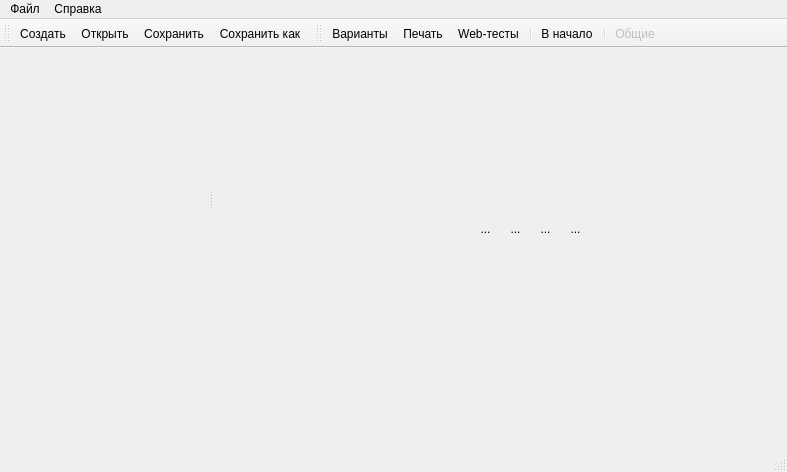
<?xml version="1.0" encoding="UTF-8"?>
<ui version="4.0">
 <class>MainWindow</class>
 <widget class="QMainWindow" name="MainWindow">
  <property name="geometry">
   <rect>
    <x>0</x>
    <y>0</y>
    <width>787</width>
    <height>472</height>
   </rect>
  </property>
  <property name="windowTitle">
   <string>МЕНТОР II</string>
  </property>
  <property name="windowIcon">
   <iconset resource="../r.qrc">
    <normaloff>:/images/apps/ooo-calc.png</normaloff>:/images/apps/ooo-calc.png</iconset>
  </property>
  <property name="toolButtonStyle">
   <enum>Qt::ToolButtonTextUnderIcon</enum>
  </property>
  <property name="dockNestingEnabled">
   <bool>false</bool>
  </property>
  <property name="dockOptions">
   <set>QMainWindow::AllowTabbedDocks|QMainWindow::AnimatedDocks</set>
  </property>
  <widget class="QWidget" name="centralWidget">
   <widget class="QFrame" name="fraCentral">
    <property name="geometry">
     <rect>
      <x>30</x>
      <y>30</y>
      <width>361</width>
      <height>241</height>
     </rect>
    </property>
    <property name="frameShadow">
     <enum>QFrame::Raised</enum>
    </property>
    <layout class="QGridLayout" name="gridLayout">
     <property name="leftMargin">
      <number>0</number>
     </property>
     <property name="topMargin">
      <number>1</number>
     </property>
     <property name="rightMargin">
      <number>0</number>
     </property>
     <property name="bottomMargin">
      <number>0</number>
     </property>
     <item row="0" column="0">
      <widget class="QSplitter" name="splitter">
       <property name="orientation">
        <enum>Qt::Horizontal</enum>
       </property>
       <widget class="QFrame" name="fraTask">
        <property name="sizePolicy">
         <sizepolicy hsizetype="Preferred" vsizetype="Preferred">
          <horstretch>1</horstretch>
          <verstretch>0</verstretch>
         </sizepolicy>
        </property>
        <property name="frameShadow">
         <enum>QFrame::Raised</enum>
        </property>
        <layout class="QVBoxLayout" name="verticalLayout">
         <property name="spacing">
          <number>0</number>
         </property>
         <property name="margin">
          <number>0</number>
         </property>
        </layout>
       </widget>
       <widget class="QFrame" name="fraQuiz">
        <property name="sizePolicy">
         <sizepolicy hsizetype="Preferred" vsizetype="Preferred">
          <horstretch>1</horstretch>
          <verstretch>0</verstretch>
         </sizepolicy>
        </property>
        <property name="minimumSize">
         <size>
          <width>0</width>
          <height>0</height>
         </size>
        </property>
        <property name="frameShadow">
         <enum>QFrame::Raised</enum>
        </property>
        <layout class="QVBoxLayout" name="verticalLayout_2">
         <property name="spacing">
          <number>0</number>
         </property>
         <property name="margin">
          <number>0</number>
         </property>
        </layout>
       </widget>
      </widget>
     </item>
    </layout>
   </widget>
   <widget class="QToolButton" name="toolButton_12">
    <property name="geometry">
     <rect>
      <x>470</x>
      <y>160</y>
      <width>31</width>
      <height>41</height>
     </rect>
    </property>
    <property name="text">
     <string>...</string>
    </property>
    <property name="icon">
     <iconset resource="../r.qrc">
      <normaloff>:/ico/add.png</normaloff>:/ico/add.png</iconset>
    </property>
    <property name="iconSize">
     <size>
      <width>24</width>
      <height>24</height>
     </size>
    </property>
    <property name="toolButtonStyle">
     <enum>Qt::ToolButtonTextUnderIcon</enum>
    </property>
    <property name="autoRaise">
     <bool>true</bool>
    </property>
   </widget>
   <widget class="QToolButton" name="toolButton_13">
    <property name="geometry">
     <rect>
      <x>500</x>
      <y>160</y>
      <width>31</width>
      <height>41</height>
     </rect>
    </property>
    <property name="text">
     <string>...</string>
    </property>
    <property name="icon">
     <iconset resource="../r.qrc">
      <normaloff>:/ico/add.png</normaloff>:/ico/add.png</iconset>
    </property>
    <property name="iconSize">
     <size>
      <width>24</width>
      <height>24</height>
     </size>
    </property>
    <property name="toolButtonStyle">
     <enum>Qt::ToolButtonTextUnderIcon</enum>
    </property>
    <property name="autoRaise">
     <bool>true</bool>
    </property>
   </widget>
   <widget class="QToolButton" name="toolButton_14">
    <property name="geometry">
     <rect>
      <x>530</x>
      <y>160</y>
      <width>31</width>
      <height>41</height>
     </rect>
    </property>
    <property name="text">
     <string>...</string>
    </property>
    <property name="icon">
     <iconset resource="../r.qrc">
      <normaloff>:/ico/add.png</normaloff>:/ico/add.png</iconset>
    </property>
    <property name="iconSize">
     <size>
      <width>24</width>
      <height>24</height>
     </size>
    </property>
    <property name="toolButtonStyle">
     <enum>Qt::ToolButtonTextUnderIcon</enum>
    </property>
    <property name="autoRaise">
     <bool>true</bool>
    </property>
   </widget>
   <widget class="QToolButton" name="toolButton_15">
    <property name="geometry">
     <rect>
      <x>560</x>
      <y>160</y>
      <width>31</width>
      <height>41</height>
     </rect>
    </property>
    <property name="text">
     <string>...</string>
    </property>
    <property name="icon">
     <iconset resource="../r.qrc">
      <normaloff>:/ico/add.png</normaloff>:/ico/add.png</iconset>
    </property>
    <property name="iconSize">
     <size>
      <width>24</width>
      <height>24</height>
     </size>
    </property>
    <property name="toolButtonStyle">
     <enum>Qt::ToolButtonTextUnderIcon</enum>
    </property>
    <property name="autoRaise">
     <bool>true</bool>
    </property>
   </widget>
  </widget>
  <widget class="QMenuBar" name="menuBar">
   <property name="geometry">
    <rect>
     <x>0</x>
     <y>0</y>
     <width>787</width>
     <height>17</height>
    </rect>
   </property>
   <widget class="QMenu" name="menu">
    <property name="title">
     <string>Файл</string>
    </property>
    <addaction name="actNew"/>
    <addaction name="actOpen"/>
    <addaction name="actSave"/>
    <addaction name="actSaveAs"/>
    <addaction name="separator"/>
    <addaction name="actTaskRoot"/>
    <addaction name="separator"/>
    <addaction name="actGenerate"/>
    <addaction name="actPrint"/>
    <addaction name="actGenerateForWeb"/>
    <addaction name="separator"/>
    <addaction name="actExit"/>
   </widget>
   <widget class="QMenu" name="menu_5">
    <property name="title">
     <string>Справка</string>
    </property>
    <addaction name="actHelpAbout"/>
   </widget>
   <addaction name="menu"/>
   <addaction name="menu_5"/>
  </widget>
  <widget class="QToolBar" name="mainToolBar">
   <attribute name="toolBarArea">
    <enum>TopToolBarArea</enum>
   </attribute>
   <attribute name="toolBarBreak">
    <bool>false</bool>
   </attribute>
   <addaction name="actNew"/>
   <addaction name="actOpen"/>
   <addaction name="actSave"/>
   <addaction name="actSaveAs"/>
  </widget>
  <widget class="QStatusBar" name="statusBar"/>
  <widget class="QToolBar" name="toolBar">
   <property name="windowTitle">
    <string>toolBar</string>
   </property>
   <attribute name="toolBarArea">
    <enum>TopToolBarArea</enum>
   </attribute>
   <attribute name="toolBarBreak">
    <bool>false</bool>
   </attribute>
   <addaction name="actGenerate"/>
   <addaction name="actPrint"/>
   <addaction name="actGenerateForWeb"/>
   <addaction name="separator"/>
   <addaction name="actTaskRoot"/>
   <addaction name="separator"/>
   <addaction name="actSettingsGeneral"/>
  </widget>
  <action name="actNew">
   <property name="icon">
    <iconset resource="../r.qrc">
     <normaloff>:/ico/document-new.png</normaloff>:/ico/document-new.png</iconset>
   </property>
   <property name="text">
    <string>Создать</string>
   </property>
   <property name="shortcut">
    <string>Ctrl+N</string>
   </property>
  </action>
  <action name="actOpen">
   <property name="icon">
    <iconset resource="../r.qrc">
     <normaloff>:/ico/document-open.png</normaloff>:/ico/document-open.png</iconset>
   </property>
   <property name="text">
    <string>Открыть...</string>
   </property>
   <property name="shortcut">
    <string>Ctrl+O</string>
   </property>
  </action>
  <action name="actSave">
   <property name="icon">
    <iconset resource="../r.qrc">
     <normaloff>:/ico/document-save.png</normaloff>:/ico/document-save.png</iconset>
   </property>
   <property name="text">
    <string>Сохранить</string>
   </property>
   <property name="shortcut">
    <string>Ctrl+S</string>
   </property>
  </action>
  <action name="actSaveAs">
   <property name="icon">
    <iconset resource="../r.qrc">
     <normaloff>:/ico/document-save-as.png</normaloff>:/ico/document-save-as.png</iconset>
   </property>
   <property name="text">
    <string>Сохранить как...</string>
   </property>
  </action>
  <action name="actGenerate">
   <property name="icon">
    <iconset resource="../r.qrc">
     <normaloff>:/ico/appointment-new.png</normaloff>:/ico/appointment-new.png</iconset>
   </property>
   <property name="text">
    <string>Варианты</string>
   </property>
   <property name="iconText">
    <string>Варианты</string>
   </property>
   <property name="shortcut">
    <string>F5</string>
   </property>
  </action>
  <action name="actPrint">
   <property name="icon">
    <iconset resource="../r.qrc">
     <normaloff>:/ico/document-print.png</normaloff>:/ico/document-print.png</iconset>
   </property>
   <property name="text">
    <string>Печать вариантов</string>
   </property>
   <property name="iconText">
    <string>Печать</string>
   </property>
   <property name="shortcut">
    <string>Ctrl+P</string>
   </property>
  </action>
  <action name="actExit">
   <property name="text">
    <string>Выход</string>
   </property>
  </action>
  <action name="actSettingsGeneral">
   <property name="enabled">
    <bool>false</bool>
   </property>
   <property name="icon">
    <iconset resource="../r.qrc">
     <normaloff>:/ico/document-properties.png</normaloff>:/ico/document-properties.png</iconset>
   </property>
   <property name="text">
    <string>Общие</string>
   </property>
  </action>
  <action name="actSettingsPrint">
   <property name="enabled">
    <bool>false</bool>
   </property>
   <property name="icon">
    <iconset resource="../r.qrc">
     <normaloff>:/ico/document-print-preview.png</normaloff>:/ico/document-print-preview.png</iconset>
   </property>
   <property name="text">
    <string>Печать</string>
   </property>
  </action>
  <action name="actSettingsGeneration">
   <property name="enabled">
    <bool>false</bool>
   </property>
   <property name="icon">
    <iconset resource="../r.qrc">
     <normaloff>:/ico/appointment-new.png</normaloff>:/ico/appointment-new.png</iconset>
   </property>
   <property name="text">
    <string>Генерация</string>
   </property>
  </action>
  <action name="actHelpContents">
   <property name="enabled">
    <bool>false</bool>
   </property>
   <property name="icon">
    <iconset resource="../r.qrc">
     <normaloff>:/ico/edit-find.png</normaloff>:/ico/edit-find.png</iconset>
   </property>
   <property name="text">
    <string>Содержание</string>
   </property>
  </action>
  <action name="actHelpIndex">
   <property name="enabled">
    <bool>false</bool>
   </property>
   <property name="text">
    <string>Указатель</string>
   </property>
   <property name="shortcut">
    <string>F1</string>
   </property>
  </action>
  <action name="actHelpAbout">
   <property name="icon">
    <iconset resource="../r.qrc">
     <normaloff>:/ico/gohome.png</normaloff>:/ico/gohome.png</iconset>
   </property>
   <property name="text">
    <string>О программе...</string>
   </property>
  </action>
  <action name="actTaskRoot">
   <property name="icon">
    <iconset resource="../r.qrc">
     <normaloff>:/ico/go-home.png</normaloff>:/ico/go-home.png</iconset>
   </property>
   <property name="text">
    <string>В начало</string>
   </property>
  </action>
  <action name="actGenerateForWeb">
   <property name="icon">
    <iconset resource="../r.qrc">
     <normaloff>:/ico/mail_new.png</normaloff>:/ico/mail_new.png</iconset>
   </property>
   <property name="text">
    <string>Генерация для web</string>
   </property>
   <property name="iconText">
    <string>Web-тесты</string>
   </property>
  </action>
 </widget>
 <layoutdefault spacing="6" margin="11"/>
 <resources>
  <include location="../r.qrc"/>
 </resources>
 <connections/>
</ui>
